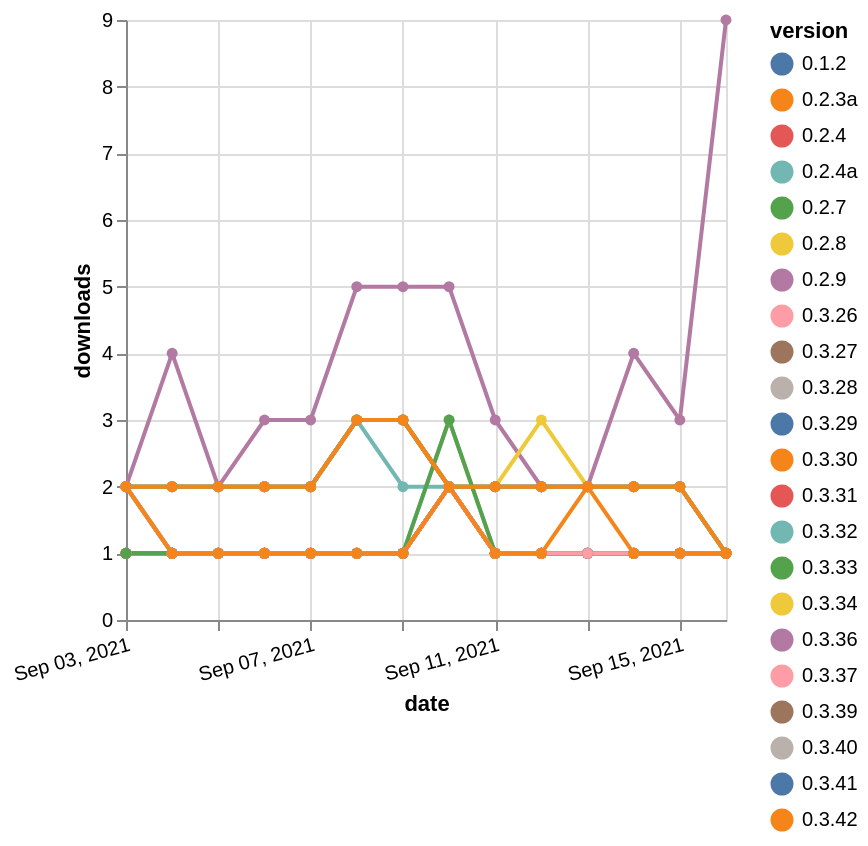

Describe this chart as a Vega-Lite specification.
### Vega-Lite specification from a JSON file in a GitHub repository (floating-point values rounded to 4 significant figures; data arrays with more than 128 entries replaced by an {"elided": "..."} marker saying what was removed)
{"$schema": "https://vega.github.io/schema/vega-lite/v5.json", "description": "A simple bar chart with embedded data.", "data": {"values": {"elided": "308 records"}}, "width": "container", "mark": {"type": "line", "point": {"filled": true}}, "encoding": {"x": {"field": "date", "type": "temporal", "timeUnit": "yearmonthdate", "title": "date", "axis": {"labelAngle": -15}}, "y": {"field": "delta", "type": "quantitative", "title": "downloads"}, "color": {"field": "version", "type": "nominal"}, "tooltip": {"field": "delta"}}}
